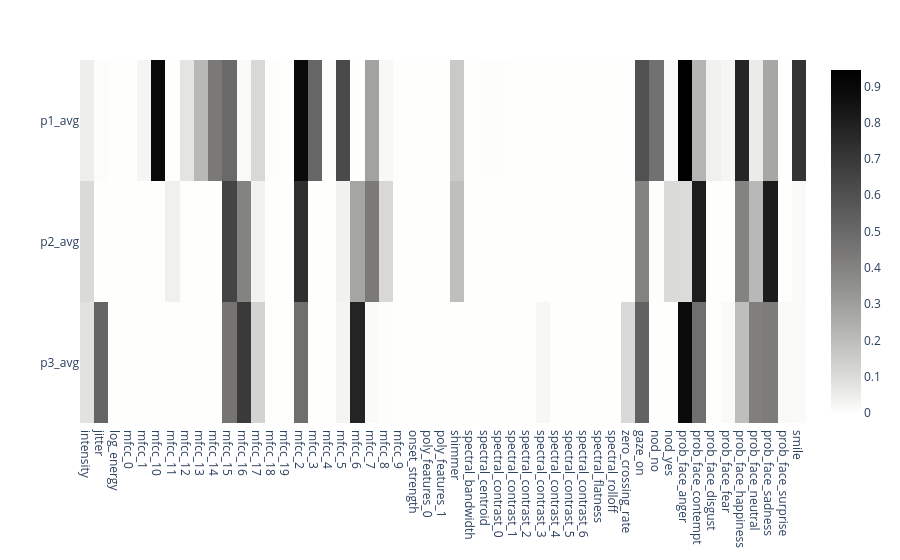

The notebook cell this image was saved under:
### Code cell
fig_p

### Figure 1 — Plotly figure (JSON) as saved in the notebook; plotly's stock layout.template omitted (floating-point values rounded to 4 significant figures; data arrays with more than 128 entries replaced by an {"elided": "..."} marker saying what was removed)
{"data": [{"coloraxis": "coloraxis", "hovertemplate": "x: %{x}<br>y: %{y}<br>color: %{z}<extra></extra>", "name": "0", "texttemplate": "%{z}", "type": "heatmap", "x": ["intensity", "jitter", "log_energy", "mfcc_0", "mfcc_1", "mfcc_10", "mfcc_11", "mfcc_12", "mfcc_13", "mfcc_14", "mfcc_15", "mfcc_16", "mfcc_17", "mfcc_18", "mfcc_19", "mfcc_2", "mfcc_3", "mfcc_4", "mfcc_5", "mfcc_6", "mfcc_7", "mfcc_8", "mfcc_9", "onset_strength", "poly_features_0", "poly_features_1", "shimmer", "spectral_bandwidth", "spectral_centroid", "spectral_contrast_0", "spectral_contrast_1", "spectral_contrast_2", "spectral_contrast_3", "spectral_contrast_4", "spectral_contrast_5", "spectral_contrast_6", "spectral_flatness", "spectral_rolloff", "zero_crossing_rate", "gaze_on", "nod_no", "nod_yes", "prob_face_anger", "prob_face_contempt", "prob_face_disgust", "prob_face_fear", "prob_face_happiness", "prob_face_neutral", "prob_face_sadness", "prob_face_surprise", "smile"], "xaxis": "x", "y": ["p1_avg", "p2_avg", "p3_avg"], "yaxis": "y", "z": {"elided": "3x51 float values"}}], "layout": {"coloraxis": {"colorscale": [[0, "rgb(254, 254, 253)"], [0.09091, "rgb(224, 224, 223)"], [0.1818, "rgb(197, 197, 195)"], [0.2727, "rgb(171, 171, 170)"], [0.3636, "rgb(146, 146, 145)"], [0.4545, "rgb(124, 123, 122)"], [0.5455, "rgb(102, 101, 101)"], [0.6364, "rgb(81, 80, 80)"], [0.7273, "rgb(59, 59, 59)"], [0.8182, "rgb(38, 38, 38)"], [0.9091, "rgb(16, 16, 16)"], [1, "rgb(0, 0, 0)"]]}, "margin": {"t": 60}, "xaxis": {"anchor": "y", "domain": [0, 1]}, "yaxis": {"anchor": "x", "autorange": "reversed", "domain": [0, 1]}}}
